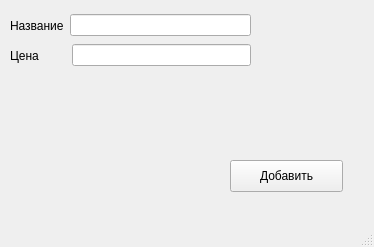
<?xml version="1.0" encoding="UTF-8"?>
<ui version="4.0">
 <class>MainWindow</class>
 <widget class="QMainWindow" name="MainWindow">
  <property name="geometry">
   <rect>
    <x>0</x>
    <y>0</y>
    <width>374</width>
    <height>247</height>
   </rect>
  </property>
  <property name="windowTitle">
   <string>MainWindow</string>
  </property>
  <widget class="QWidget" name="centralwidget">
   <widget class="QWidget" name="horizontalLayoutWidget">
    <property name="geometry">
     <rect>
      <x>10</x>
      <y>10</y>
      <width>241</width>
      <height>31</height>
     </rect>
    </property>
    <layout class="QHBoxLayout" name="horizontalLayout">
     <item>
      <widget class="QLabel" name="label">
       <property name="text">
        <string>Название</string>
       </property>
      </widget>
     </item>
     <item>
      <widget class="QLineEdit" name="lineEdit"/>
     </item>
    </layout>
   </widget>
   <widget class="QPushButton" name="pushButton">
    <property name="geometry">
     <rect>
      <x>230</x>
      <y>160</y>
      <width>113</width>
      <height>32</height>
     </rect>
    </property>
    <property name="text">
     <string>Добавить</string>
    </property>
   </widget>
   <widget class="QWidget" name="horizontalLayoutWidget_2">
    <property name="geometry">
     <rect>
      <x>10</x>
      <y>40</y>
      <width>241</width>
      <height>31</height>
     </rect>
    </property>
    <layout class="QHBoxLayout" name="horizontalLayout_2">
     <item>
      <widget class="QLabel" name="label_2">
       <property name="text">
        <string>Цена        </string>
       </property>
      </widget>
     </item>
     <item>
      <widget class="QLineEdit" name="lineEdit_2"/>
     </item>
    </layout>
   </widget>
  </widget>
  <widget class="QMenuBar" name="menubar">
   <property name="geometry">
    <rect>
     <x>0</x>
     <y>0</y>
     <width>374</width>
     <height>22</height>
    </rect>
   </property>
  </widget>
  <widget class="QStatusBar" name="statusbar"/>
 </widget>
 <resources/>
 <connections/>
</ui>
